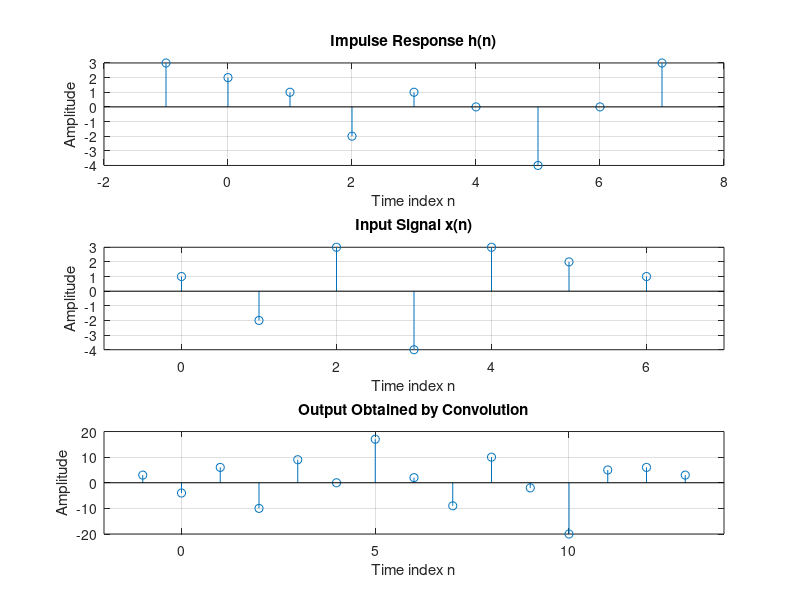

Here is the MATLAB script that generated this plot:
clear all;  
close all; 
clc;  

h = [3 2 1 -2 1 0 -4 0 3]; % impulse response  
org_h = 2; % Sample number where origin exists  
nh = [0 : length(h)-1]- org_h + 1;

x = [1 -2 3 -4 3 2 1]; % input sequence 
org_x = 1; % Sample number where origin exists  
nx = [0 : length(x)-1]- org_x + 1; 

y = conv(h,x);   
ny = [nh(1)+ nx(1) : nh(end)+nx(end)]; 

figure, 
 
subplot(3,1,1), 
stem(nh,h); 
xlabel('Time index n'); 
ylabel('Amplitude'); 
xlim([nh(1)-1 nh(end)+1]); 
title('Impulse Response h(n)'); 
grid;  
subplot(3,1,2), 
stem(nx,x); 
xlabel('Time index n');  
ylabel('Amplitude'); 
xlim([nx(1)-1 nx(end)+1]); 
title('Input Signal x(n)'); 
grid;  
subplot(3,1,3)  
stem(ny,y);  
xlabel('Time index n');  
ylabel('Amplitude');  
xlim([ny(1)-1 ny(end)+1]);  
title('Output Obtained by Convolution'); 
grid;  
